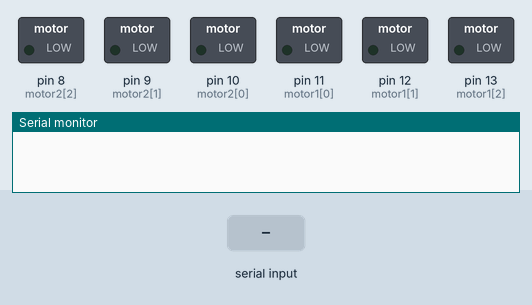
This sketch was run on a simulated Arduino Uno, built with avr-gcc and run on an emulated ATmega328P. Shown: switched loads named in the sketch (green lamp = pin HIGH), the last lines printed to the serial monitor. Inputs (shaded band) come from the test bench.

Above: at 1.2 s.
1.3 s: "90,45\n" received over Serial
At 2.3 s:
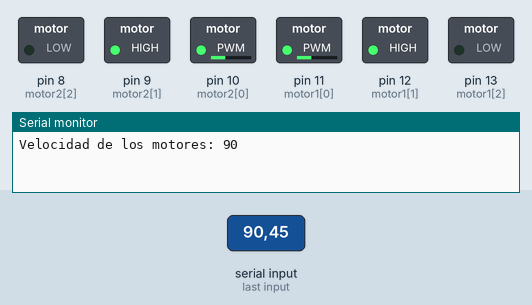
2.8 s: "30,150\n" received over Serial
At 3.5 s:
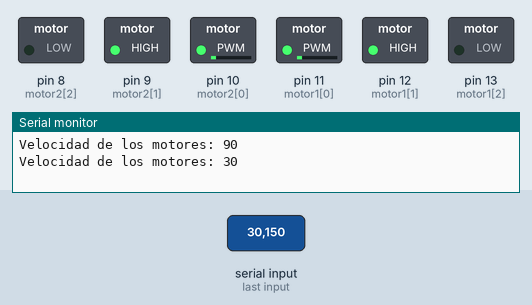
4.3 s: "200\n" received over Serial
At 5.5 s:
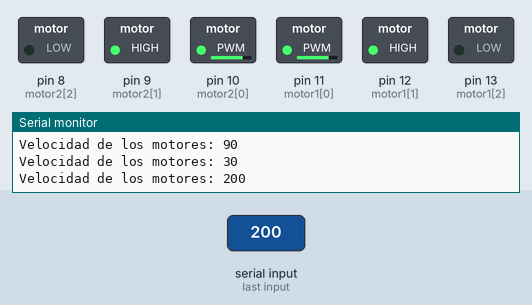
5.8 s: "90\n" received over Serial
At 6.8 s:
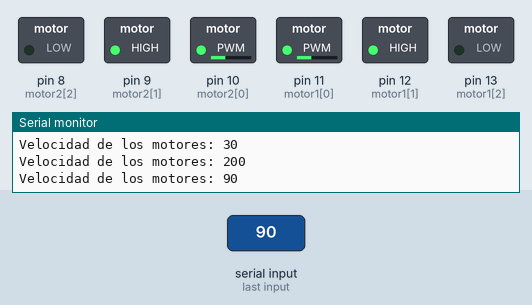
Timing chart, 0 to 8.3 s (numbered marks = the images above; inputs shaded):
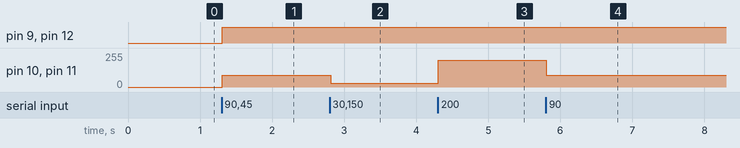

The sketch:

E2_motor.ino
```cpp
byte motor1[3]={11,12,13}; //Define una matriz de tres entradas con los pines 11, 12 y 13
byte motor2[3]={10,9,8}; //Define una matriz de tres entradas con los pines 10, 9 y 8
int num; //Declaramos la variable entera num

void setup() {
  Serial.begin(9600); //Inicia la comunicacion Serial
  for(int i=0;i<3;i++){ //Define todas las entradas de las matrices como salidas
    pinMode(motor1[i],OUTPUT);
    pinMode(motor2[i],OUTPUT);
  }

}

void loop() {

   if(Serial.available()!=0){ //Inicia la comunicacion serial para recibir valores
    String str=Serial.readStringUntil('\n'); //Recibe una cadena en la variable str
    num=str.toInt(); //Transforma str en un número entero y la guarda en num
    num=min(num,255); //Si el valor introducido es mayor a 255 lo devuelve a 255
    num=max(num,0); //Si el valor introducido es menor a 0 entonces lo devuelve a 0
    delay(5);

    analogWrite(motor1[0],num);
    digitalWrite(motor1[1],HIGH);
    digitalWrite(motor1[2],LOW);

    analogWrite(motor2[0],num);
    digitalWrite(motor2[1],HIGH);
    digitalWrite(motor2[2],LOW);

    Serial.print("Velocidad de los motores: ");
    Serial.println(num);
    }
}
```

Measured:
- after the input at 1.3 s, pin 9 (motor2[1]), pin 12 (motor1[1]): LOW → HIGH at once; pin 10 (motor2[0]), pin 11 (motor1[0]): 0/255 → 90/255 at once
- after the input at 2.8 s, pin 10 (motor2[0]), pin 11 (motor1[0]): 90/255 → 30/255 at once
- after the input at 4.3 s, pin 10 (motor2[0]), pin 11 (motor1[0]): 30/255 → 200/255 at once
- after the input at 5.8 s, pin 10 (motor2[0]), pin 11 (motor1[0]): 200/255 → 90/255 at once
